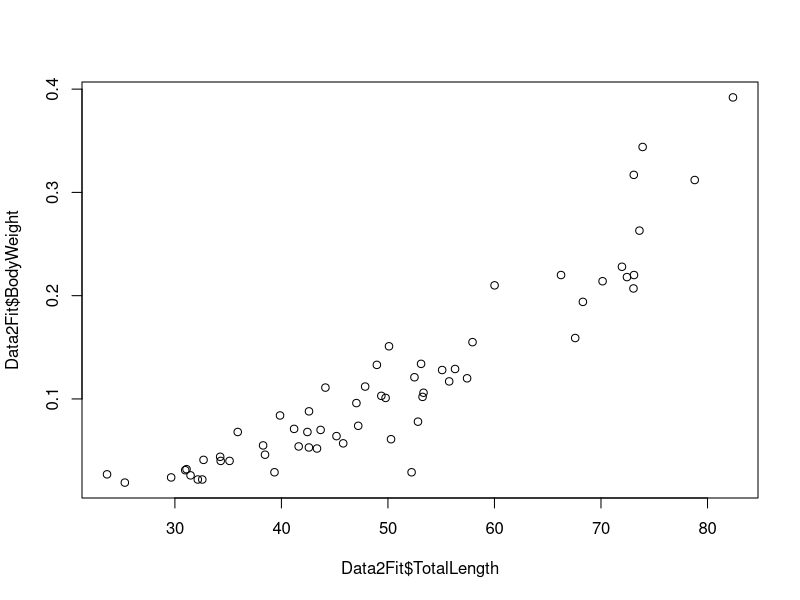
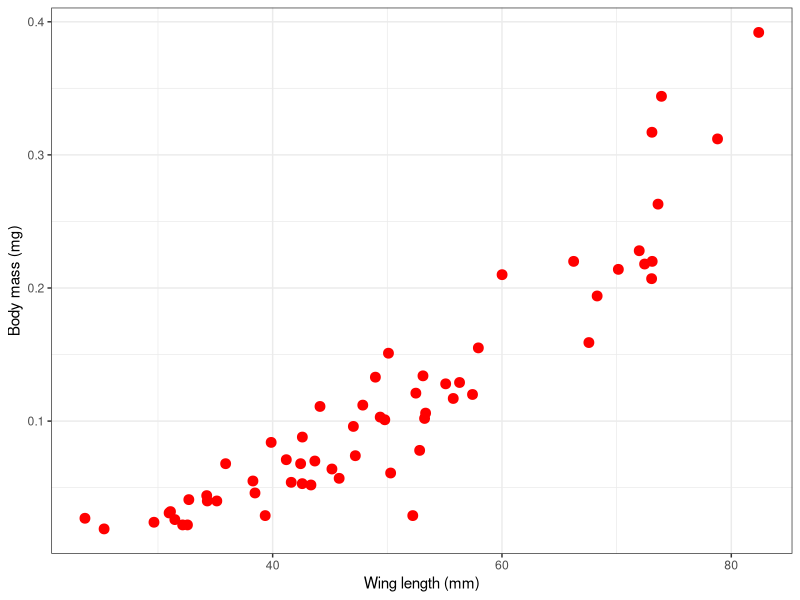
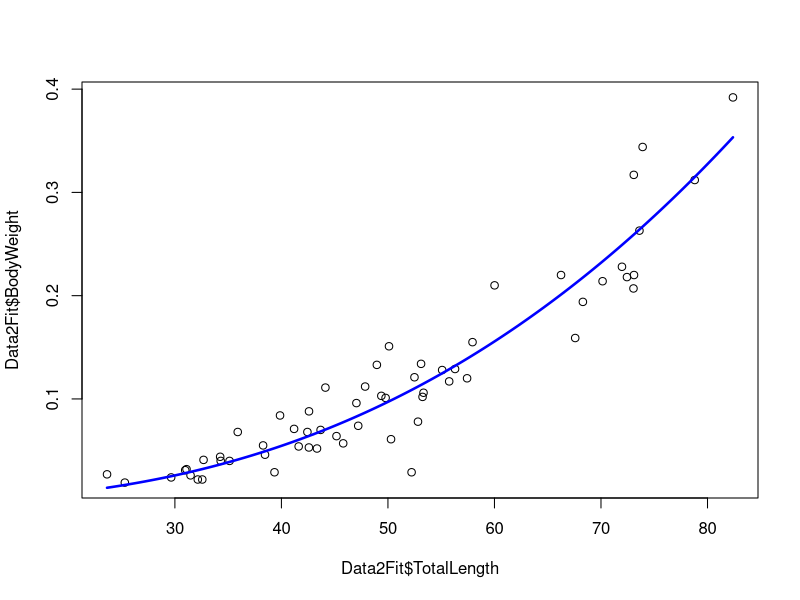
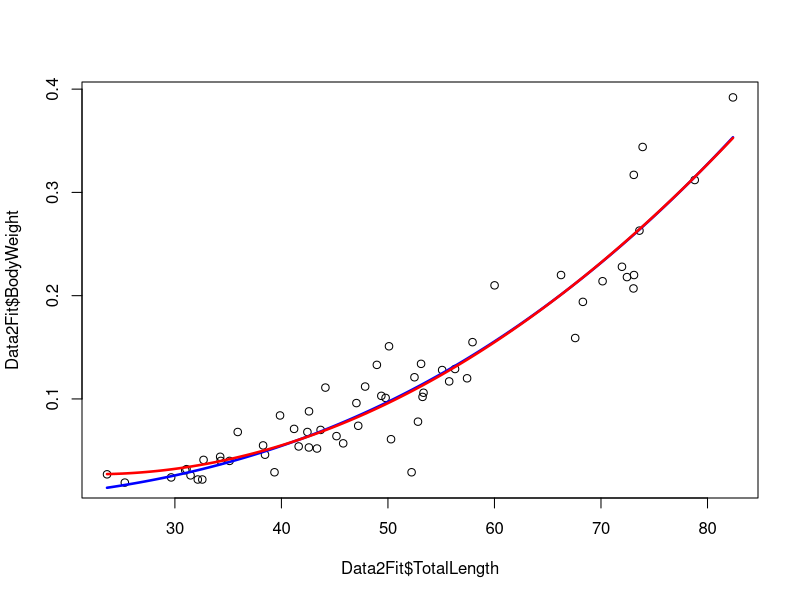

Write R code to recreate these figures, in order.
### Model fitting in Ecology and Evolution ###

# Practice for the MiniProject

## Housekeeping

rm(list = ls())
graphics.off()

library(minpack.lm)
require("minpack.lm")

## Allometric scaling of traits

# Allometric relationship takes the form: y = a * x ^ b
# x = body length
# y = body weight

# Create a function object for the power law model

powMod <- function(x, a, b) {
  return(a * x ^ b)
}

## Load data

MyData <- read.csv("../Data/GenomeSize.csv")

# Inspect data

head(MyData)
# Anisoptera = dragonflies
# Zygoptera = damselflies
# Variables of interest = BodyWeight, TotalLength

# Subset data to remove NAs

Data2Fit <- subset(MyData, Suborder == "Anisoptera")
Data2Fit <- Data2Fit[!is.na(Data2Fit$TotalLength),]

# Visualise

plot(Data2Fit$TotalLength, Data2Fit$BodyWeight)

library(ggplot2)

ggplot(Data2Fit, aes(x = TotalLength, y = BodyWeight)) +
  geom_point(size = 3, color = "red") +
  theme_bw() +
  labs(y = "Body mass (mg)", x = "Wing length (mm)")

## Fit model to the data using NLLS

PowFit <- nlsLM(BodyWeight ~ powMod(TotalLength, a, b), 
                data = Data2Fit,
                start = list(a = .1, b = .1))
# a and b are best guesses

summary(PowFit)

# anova(PowFit) - returns an error - further stat inference cannot be done 
# using ANOVA

## Visualise the fit

# Generate a vector of body lengths for plotting

Lengths <- seq(min(Data2Fit$TotalLength), max(Data2Fit$TotalLength), len = 200)

# Calculate the predicted line
# Extract the coefficient from the model fit object using coef()

coef(PowFit)["a"]
coef(PowFit)["b"]

Predic2PlotPow <- powMod(Lengths, coef(PowFit)["a"], coef(PowFit)["b"])

# Plot the data and the fitted model line

plot(Data2Fit$TotalLength, Data2Fit$BodyWeight)
lines(Lengths, Predic2PlotPow, col = "blue", lwd = 2.5)

## Calculate confidence intervals on the estimated parameters
#  as we would in OLS fitting used for Linear Models

confint(PowFit)
# statistically significant if CI does not include 0 - different from 0

### Comparing models
# run an alternative model to compare with existing model

## Try a quadratic curve: y = a + bx + cx^2

QuaFit <- lm(BodyWeight ~ poly(TotalLength, 2), data = Data2Fit)

# Obtain predicted values - this time using predict.lm

Predic2PlotQua <- predict.lm(QuaFit, data.frame(TotalLength = Lengths))

## Plot 2 fitted models together

plot(Data2Fit$TotalLength, Data2Fit$BodyWeight)
lines(Lengths, Predic2PlotPow, col = "blue", lwd = 2.5)
lines(Lengths, Predic2PlotQua, col = "red", lwd = 2.5)

## Formal model comparison to check which model better fits the data

# Calculate R^2 values of the 2 fitted models

RSS_Pow <- sum(residuals(PowFit)^2) # residual sum of squares
TSS_Pow <- sum((Data2Fit$BodyWeight - mean(Data2Fit$BodyWeight))^2) # total sum of squares
RSq_Pow <- 1 - (RSS_Pow / TSS_Pow) # R-squared value

RSS_Qua <- sum(residuals(QuaFit)^2) # residual sum of squares
TSS_Qua <- sum((Data2Fit$BodyWeight - mean(Data2Fit$BodyWeight))^2) # total sum of squares
RSq_Qua <- 1 - (RSS_Qua / TSS_Qua) # R-squared value

RSq_Pow # 0.9005475
RSq_Qua # 0.9003029
# not very useful
# R^" is a good measure of model fit but cannot be used for model selection 
# given tiny differences

# Use Akaike Information Criterion (AIC)

n <- nrow(Data2Fit) # set sample size
pPow <- length(coef(PowFit)) # get number of parameters in power law model
pQua <- length(coef(QuaFit)) # get number of parameters in quadratic model

AIC_Pow <- n + 2 + n * log((2 * pi) / n) + n * log(RSS_Pow) + 2 * pPow
AIC_Qua <- n + 2 + n * log((2 * pi) / n) + n * log(RSS_Qua) + 2 * pQua

AIC_Pow - AIC_Qua # -2.147426

# Use in-built function

AIC(PowFit) - AIC(QuaFit) # -2.147426
# AIC value difference of > 2 is an acceptable cutoff for calling a winner
# The better model has a lower AIC, Power model is better
